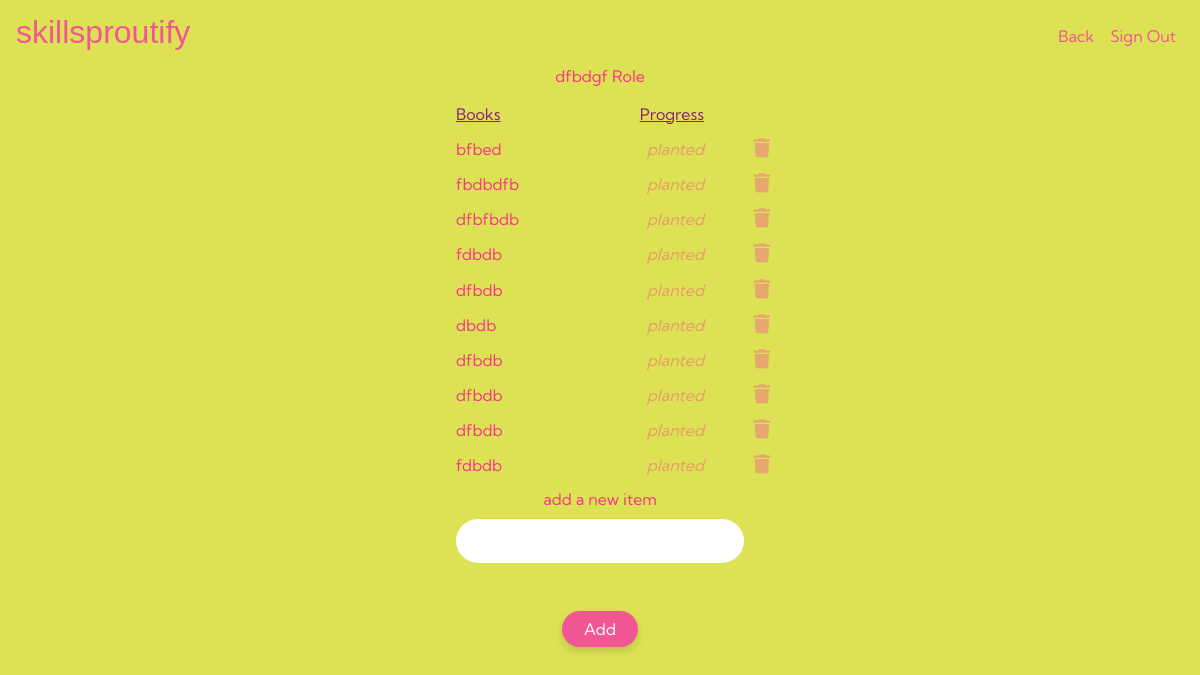
Before: /learning/items/51/ (signed in) with the older database file.
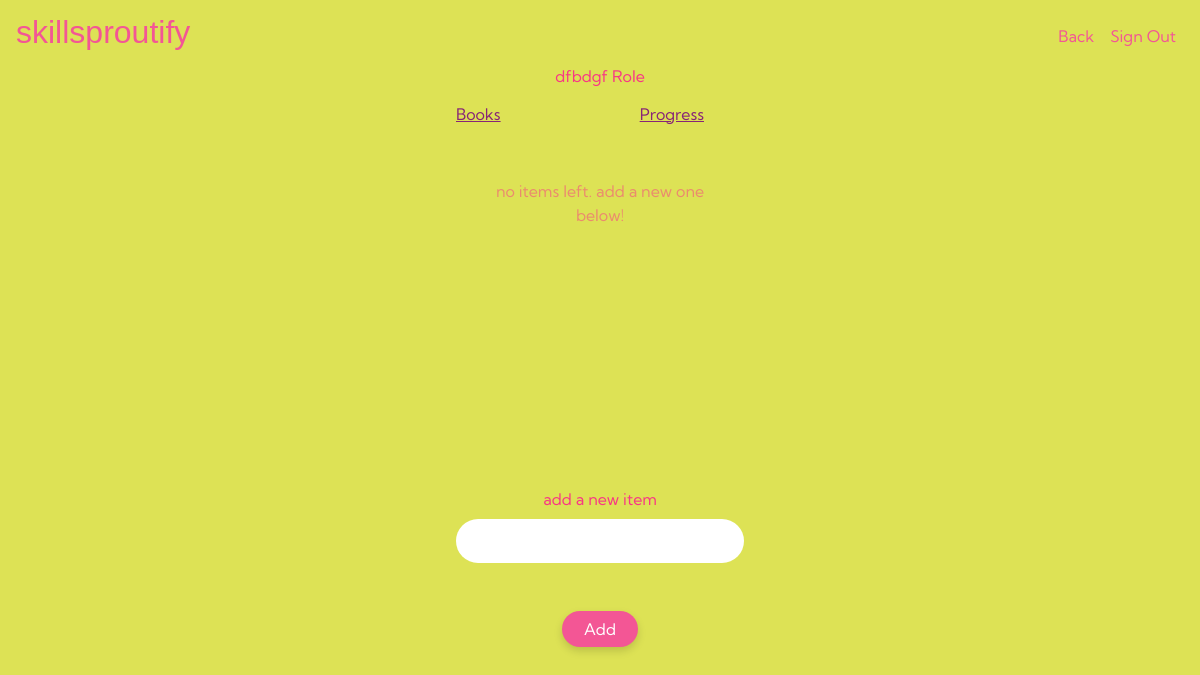
After: the same page with the newer database file.
### learning/models.py (models this page shows, shortened)
class Resource(models.Model):
    job_role = models.ForeignKey(JobRole, on_delete=models.CASCADE)
    name = models.CharField(max_length=100)

class JobRole(models.Model):
    user = models.ForeignKey(User, on_delete=models.CASCADE)
    title = models.CharField(max_length=100)

class ResourceItem(models.Model):
    resource = models.ForeignKey(Resource, on_delete=models.CASCADE)
    name = models.CharField(max_length=100)
    status = models.CharField(max_length=15, default='planted')

### learning/views.py (the view)
# urls.py: path('items/<int:resource_id>/', views.resource_items, name='resource_items'),
@login_required
def resource_items(request, resource_id):
    resource = get_object_or_404(Resource, id=resource_id, job_role__user=request.user)
    items = resource.resourceitem_set.all()
    form = ResourceItemForm()
    if request.method == "POST":
        new_item = ResourceItem(resource=resource)
        form = ResourceItemForm(request.POST, instance=new_item)
        if form.is_valid():
            form.save()
            return redirect('resource_items', resource_id=resource.id)
    return render(
        request,
        "learning/resource_items.html",
        {"resource": resource, "items": items, "form": form}
    )

### learning/forms.py
class ResourceItemForm(forms.ModelForm):
    class Meta:
        model = ResourceItem
        fields = ('name',)

### learning/templates/learning/resource_items.html (shortened to what this page needs)
{% extends "learning_base.html" %}
{% load widget_tweaks %}
{% block content %}
<div class="inner-box-learning">
    <div class="mt-2">
        <p class="primary-description mb-2">
            {{ resource.job_role.title }} Role
        </p>
        <div class="item-row">
            <span class="primary-description item-text table-header">
                {{ resource.name }}
            </span>
            <span class="primary-description status-field table-header">
                Progress
            </span>
        </div>
        {% for item in items %}
            <div class="item-row">
                <span class="primary-description item-text">
                    {{ item.name }}
                </span>
                <span class="primary-description status-field">
                    {{ item.status }}
                </span>
                <a href="#delete-confirm-{{ item.id }}">
                    <i class="fa-solid fa-trash delete-btn"></i>
                </a>
            </div>
        {% empty %}
            <p class="primary-description text-center mt-5" style="opacity: 0.5;">
                no items left. add a new one below!
            </p>
        {% endfor %}
     </div>
</div>
<div class="inner-box-learning-input">
    <p class="primary-description">
        add a new item
    </p>
    <form method="POST">
        {{ form.name|add_class:"primary-input"|attr:"placeholder:Item name" }}
    <button type="submit" class="primary-btn mt-5">
        Add
    </button>
    </form>
</div>
{% endblock %}

### templates/learning_base.html (shortened to what this page needs)
{% load static %}
<!DOCTYPE html>
<html lang="en">
<head>
    <link href="https://cdn.jsdelivr.net/npm/bootstrap@5.3.7/dist/css/bootstrap.min.css" rel="stylesheet">
    <link rel="stylesheet" href="https://use.typekit.net/rax0hdk.css">
    <link rel="stylesheet" href="{% static 'css/style.css' %}">
</head>
    <body>
        <div class = "navbar-box">
            <nav class="navbar navbar-expand-lg">
                <h1 class="navbar-logo">skillsproutify</h1>
                <div class="collapse navbar-collapse" id="navbarMenu">
                    <ul class="navbar-nav ms-auto">
                        <li class="nav-item"><a class="nav-link" href="#">Back</a></li>
                        <li class="nav-item"><a class="nav-link" href="{% url 'account_logout' %}">Sign Out</a></li>
                    </ul>
                </div>
            </nav>
        </div>
        <main class="outer-box">
            {% block content %}
            {% endblock %}
        </main>
    </body>
</html>

### static/css/style.css (style rules this page uses)
:root { --background-color: #DDE255; --pink-primary: #F83785; --pink-secondary: #F35695; --green-text: #0E6D12; --white: #FFFFFF; }
body { background-color: var(--background-color); font-family: "Kumbh Sans", sans-serif; margin: 0; }
form { position: relative; }
.navbar-box { height: 7vh; margin: 0; }
.outer-box { height: 100vh; display: flex; flex-direction: column; align-items: center; text-align: center; }
.inner-box-learning { width: 85vw; max-width: 18rem; display: flex; flex-direction: column; justify-content: flex-start; height: 26.95rem; }
.inner-box-learning-input { width: 85vw; max-width: 18rem; height: 10rem; display: flex; flex-direction: column; justify-content: space-between; }
.navbar-logo { font-family: "jeff-script", sans-serif; color: var(--pink-secondary); font-size: 2rem !important; margin: 0; margin-left: 1rem; }
.navbar-collapse { right: 0; }
.navbar-nav { display: flex; margin-right: 1rem; flex-direction: column; align-items: flex-end; margin-top: 0.5rem; }
.nav-link { color: var(--pink-secondary); }
.primary-btn { background-color: var(--pink-secondary); color: var(--white); padding: 6px 22px; border: none; border-radius: 20px; box-shadow: 0 4px 8px rgba(0, 0, 0, 0.15); transition: all 0.2s ease; display: inline-block; text-decoration: none; align-self: center; }
.primary-description { color: var(--pink-primary); line-height: 1.5; max-width: 260px; margin: 0 auto; }
.table-header { color: #872477 !important; opacity: 1 !important; font-style: normal !important; text-decoration: underline !important; }
.primary-input { width: 100%; max-width: 22rem; padding: 0.5rem 1rem; border: none; border: 0.125rem solid transparent; border-radius: 2rem; color: var(--pink-secondary); background-color: var(--white); }
.primary-input::placeholder { color: transparent; }
.item-row { position: relative; display: flex; align-items: center; width: 100%; height: 2.2rem; }
.status-field { margin-left: auto; padding-right: 2.5rem; opacity: 0.4; font-style: italic; cursor: pointer; }
.item-text { text-align: left; flex-grow: 1; }

Changed rows visible on the page:
removed ResourceItem: name "bfbed", status "planted"
removed ResourceItem: name "fbdbdfb", status "planted"
removed ResourceItem: name "dfbfbdb", status "planted"
removed ResourceItem: name "fdbdb", status "planted"
removed ResourceItem: name "dfbdb", status "planted"
removed ResourceItem: name "dbdb", status "planted"
removed ResourceItem: name "dfbdb", status "planted"
removed ResourceItem: name "dfbdb", status "planted"
removed ResourceItem: name "dfbdb", status "planted"
removed ResourceItem: name "fdbdb", status "planted"
Other visible differences:
text now shown: "no items left. add a new one below!"
